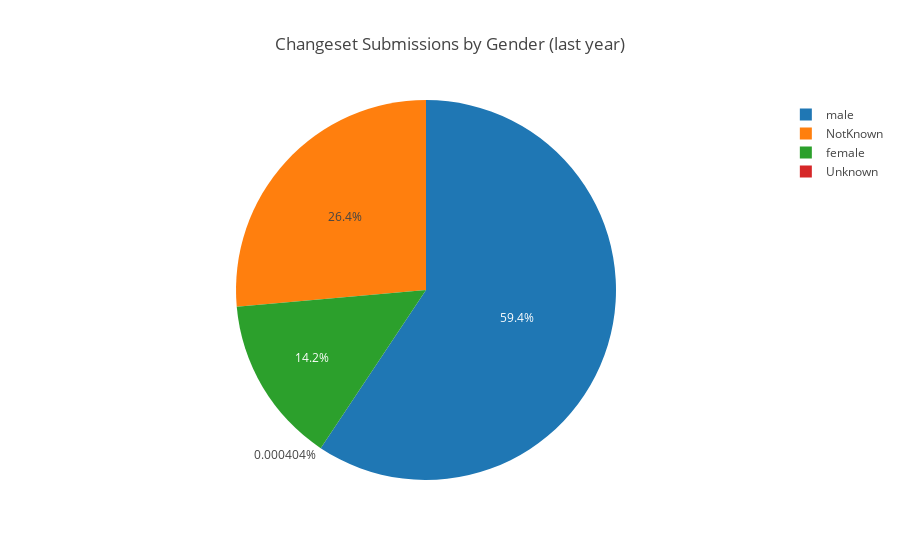

This figure's notebook cell:
### Code cell
draw_piechart(pie_chart_labels, pie_chart_values, 'Changeset Submissions by Gender (last year)')

### Figure 1 — Plotly figure (JSON) as saved in the notebook; plotly's stock layout.template omitted (floating-point values rounded to 4 significant figures)
{"data": [{"labels": ["male", "NotKnown", "female", "Unknown"], "type": "pie", "values": [147079, 65437, 35299, 1]}], "layout": {"title": "Changeset Submissions by Gender (last year)"}}
